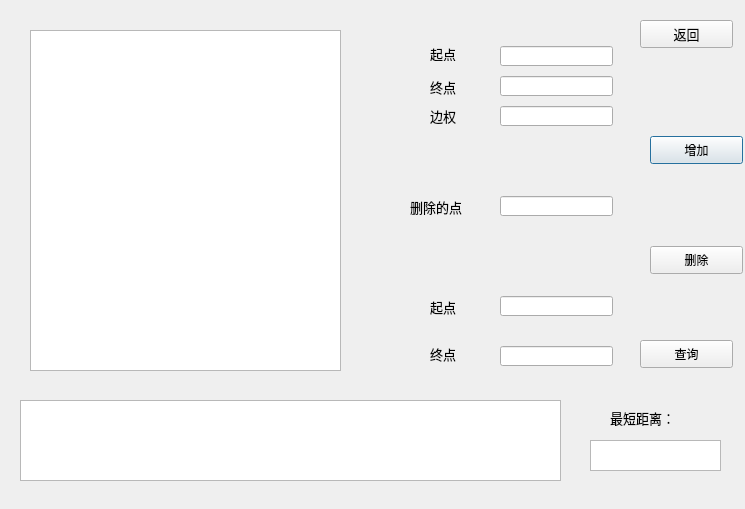
<?xml version="1.0" encoding="UTF-8"?>
<ui version="4.0">
 <class>Graph</class>
 <widget class="QDialog" name="Graph">
  <property name="geometry">
   <rect>
    <x>0</x>
    <y>0</y>
    <width>745</width>
    <height>509</height>
   </rect>
  </property>
  <property name="windowTitle">
   <string>Dialog</string>
  </property>
  <widget class="QTableWidget" name="graph_tableWidget">
   <property name="geometry">
    <rect>
     <x>30</x>
     <y>30</y>
     <width>311</width>
     <height>341</height>
    </rect>
   </property>
  </widget>
  <widget class="QPushButton" name="addButton">
   <property name="geometry">
    <rect>
     <x>650</x>
     <y>136</y>
     <width>93</width>
     <height>28</height>
    </rect>
   </property>
   <property name="text">
    <string>增加</string>
   </property>
  </widget>
  <widget class="QPushButton" name="deleteButton">
   <property name="geometry">
    <rect>
     <x>650</x>
     <y>246</y>
     <width>93</width>
     <height>28</height>
    </rect>
   </property>
   <property name="text">
    <string>删除</string>
   </property>
  </widget>
  <widget class="QPushButton" name="searchButton">
   <property name="geometry">
    <rect>
     <x>640</x>
     <y>340</y>
     <width>93</width>
     <height>28</height>
    </rect>
   </property>
   <property name="text">
    <string>查询</string>
   </property>
  </widget>
  <widget class="QLabel" name="beginAddLabel">
   <property name="geometry">
    <rect>
     <x>430</x>
     <y>46</y>
     <width>72</width>
     <height>15</height>
    </rect>
   </property>
   <property name="font">
    <font>
     <pointsize>10</pointsize>
    </font>
   </property>
   <property name="text">
    <string>起点</string>
   </property>
  </widget>
  <widget class="QLabel" name="endAddLabel">
   <property name="geometry">
    <rect>
     <x>430</x>
     <y>76</y>
     <width>54</width>
     <height>21</height>
    </rect>
   </property>
   <property name="font">
    <font>
     <pointsize>10</pointsize>
    </font>
   </property>
   <property name="midLineWidth">
    <number>0</number>
   </property>
   <property name="text">
    <string>终点</string>
   </property>
  </widget>
  <widget class="QLineEdit" name="beginAddlineEdit">
   <property name="geometry">
    <rect>
     <x>500</x>
     <y>46</y>
     <width>113</width>
     <height>20</height>
    </rect>
   </property>
  </widget>
  <widget class="QLineEdit" name="endAddlineEdit">
   <property name="geometry">
    <rect>
     <x>500</x>
     <y>76</y>
     <width>113</width>
     <height>20</height>
    </rect>
   </property>
  </widget>
  <widget class="QLabel" name="deleteLabel">
   <property name="geometry">
    <rect>
     <x>410</x>
     <y>196</y>
     <width>81</width>
     <height>21</height>
    </rect>
   </property>
   <property name="font">
    <font>
     <pointsize>10</pointsize>
    </font>
   </property>
   <property name="text">
    <string>删除的点</string>
   </property>
  </widget>
  <widget class="QLineEdit" name="deletelineEdit">
   <property name="geometry">
    <rect>
     <x>500</x>
     <y>196</y>
     <width>113</width>
     <height>20</height>
    </rect>
   </property>
  </widget>
  <widget class="QLabel" name="weightAddLabel">
   <property name="geometry">
    <rect>
     <x>430</x>
     <y>106</y>
     <width>71</width>
     <height>20</height>
    </rect>
   </property>
   <property name="font">
    <font>
     <pointsize>10</pointsize>
    </font>
   </property>
   <property name="text">
    <string>边权</string>
   </property>
  </widget>
  <widget class="QLineEdit" name="weightAddlineEdit">
   <property name="geometry">
    <rect>
     <x>500</x>
     <y>106</y>
     <width>113</width>
     <height>20</height>
    </rect>
   </property>
  </widget>
  <widget class="QLabel" name="beginSearchLabel">
   <property name="geometry">
    <rect>
     <x>430</x>
     <y>296</y>
     <width>54</width>
     <height>21</height>
    </rect>
   </property>
   <property name="font">
    <font>
     <pointsize>10</pointsize>
    </font>
   </property>
   <property name="text">
    <string>起点</string>
   </property>
  </widget>
  <widget class="QLineEdit" name="beginSearchlineEdit">
   <property name="geometry">
    <rect>
     <x>500</x>
     <y>296</y>
     <width>113</width>
     <height>20</height>
    </rect>
   </property>
  </widget>
  <widget class="QLabel" name="label">
   <property name="geometry">
    <rect>
     <x>430</x>
     <y>346</y>
     <width>61</width>
     <height>16</height>
    </rect>
   </property>
   <property name="font">
    <font>
     <pointsize>10</pointsize>
    </font>
   </property>
   <property name="text">
    <string>终点</string>
   </property>
  </widget>
  <widget class="QLineEdit" name="endSearchlineEdit">
   <property name="geometry">
    <rect>
     <x>500</x>
     <y>346</y>
     <width>113</width>
     <height>20</height>
    </rect>
   </property>
  </widget>
  <widget class="QTextBrowser" name="textSearchBrowser">
   <property name="geometry">
    <rect>
     <x>20</x>
     <y>400</y>
     <width>541</width>
     <height>81</height>
    </rect>
   </property>
  </widget>
  <widget class="QTextBrowser" name="textDistanceBrowser">
   <property name="geometry">
    <rect>
     <x>590</x>
     <y>440</y>
     <width>131</width>
     <height>31</height>
    </rect>
   </property>
  </widget>
  <widget class="QLabel" name="label_2">
   <property name="geometry">
    <rect>
     <x>610</x>
     <y>410</y>
     <width>91</width>
     <height>16</height>
    </rect>
   </property>
   <property name="font">
    <font>
     <pointsize>10</pointsize>
    </font>
   </property>
   <property name="text">
    <string>最短距离：</string>
   </property>
  </widget>
  <widget class="QPushButton" name="backButton">
   <property name="geometry">
    <rect>
     <x>640</x>
     <y>20</y>
     <width>93</width>
     <height>28</height>
    </rect>
   </property>
   <property name="font">
    <font>
     <pointsize>10</pointsize>
    </font>
   </property>
   <property name="text">
    <string>返回</string>
   </property>
  </widget>
 </widget>
 <resources/>
 <connections/>
</ui>
